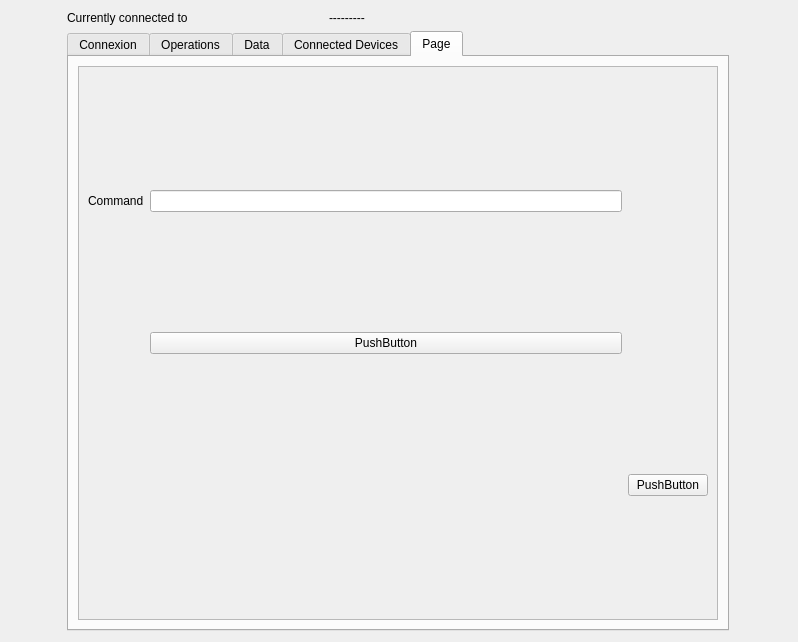
<?xml version="1.0" encoding="UTF-8"?>
<ui version="4.0">
 <class>Widget</class>
 <widget class="QWidget" name="Widget">
  <property name="geometry">
   <rect>
    <x>0</x>
    <y>0</y>
    <width>798</width>
    <height>642</height>
   </rect>
  </property>
  <property name="windowTitle">
   <string>Widget</string>
  </property>
  <layout class="QGridLayout" name="gridLayout_2">
   <item row="0" column="0">
    <widget class="QLabel" name="CurrentDevic_label">
     <property name="maximumSize">
      <size>
       <width>200</width>
       <height>200</height>
      </size>
     </property>
     <property name="text">
      <string>Currently connected to </string>
     </property>
    </widget>
   </item>
   <item row="0" column="1">
    <widget class="QLabel" name="currentDevice_display">
     <property name="maximumSize">
      <size>
       <width>400</width>
       <height>400</height>
      </size>
     </property>
     <property name="text">
      <string>---------</string>
     </property>
    </widget>
   </item>
   <item row="1" column="0" colspan="2">
    <widget class="QTabWidget" name="tabWidget">
     <property name="accessibleName">
      <string/>
     </property>
     <property name="currentIndex">
      <number>4</number>
     </property>
     <widget class="QWidget" name="Connexion_tab">
      <attribute name="title">
       <string>Connexion</string>
      </attribute>
      <layout class="QGridLayout" name="gridLayout_5">
       <item row="9" column="0">
        <widget class="QTabWidget" name="tabs">
         <property name="currentIndex">
          <number>1</number>
         </property>
         <widget class="QWidget" name="tab_createIface">
          <attribute name="title">
           <string>Create interface</string>
          </attribute>
          <layout class="QGridLayout" name="gridLayout_3">
           <item row="0" column="0">
            <widget class="QScrollArea" name="scrollArea">
             <property name="widgetResizable">
              <bool>true</bool>
             </property>
             <widget class="QWidget" name="scrollAreaWidgetContents_3">
              <property name="geometry">
               <rect>
                <x>0</x>
                <y>0</y>
                <width>618</width>
                <height>501</height>
               </rect>
              </property>
              <layout class="QGridLayout" name="gridLayout">
               <item row="5" column="1">
                <widget class="QLineEdit" name="createIface_inputDataSteam"/>
               </item>
               <item row="3" column="1">
                <widget class="QLineEdit" name="createIface_inputPskId"/>
               </item>
               <item row="3" column="2">
                <widget class="QLabel" name="label">
                 <property name="text">
                  <string/>
                 </property>
                </widget>
               </item>
               <item row="0" column="0">
                <widget class="QLabel" name="createIface_labelId">
                 <property name="text">
                  <string>Id</string>
                 </property>
                </widget>
               </item>
               <item row="0" column="1">
                <widget class="QLineEdit" name="createIface_inputId"/>
               </item>
               <item row="4" column="0">
                <widget class="QLabel" name="createIface_labelPsk">
                 <property name="text">
                  <string>PSK</string>
                 </property>
                </widget>
               </item>
               <item row="1" column="0">
                <widget class="QLabel" name="createIface_labelDescription">
                 <property name="text">
                  <string>Description</string>
                 </property>
                </widget>
               </item>
               <item row="3" column="0">
                <widget class="QLabel" name="createIface_labelPskId">
                 <property name="text">
                  <string>PSK Id</string>
                 </property>
                </widget>
               </item>
               <item row="1" column="1">
                <widget class="QLineEdit" name="createIface_inputDescription"/>
               </item>
               <item row="5" column="0">
                <widget class="QLabel" name="createIface_labelDataStreamId">
                 <property name="text">
                  <string>Data Stream Id</string>
                 </property>
                </widget>
               </item>
               <item row="4" column="1">
                <widget class="QLineEdit" name="createIface_inputPsk"/>
               </item>
               <item row="6" column="0" colspan="3">
                <widget class="QPushButton" name="createIface_validateButton">
                 <property name="text">
                  <string>Create</string>
                 </property>
                </widget>
               </item>
              </layout>
             </widget>
            </widget>
           </item>
          </layout>
         </widget>
         <widget class="QWidget" name="tab_connectClient">
          <attribute name="title">
           <string>Connect client</string>
          </attribute>
          <layout class="QGridLayout" name="gridLayout_6">
           <item row="0" column="1">
            <widget class="QLineEdit" name="connectClient_inputEndPointName"/>
           </item>
           <item row="3" column="1">
            <widget class="QPushButton" name="connectClient_validateButton">
             <property name="text">
              <string>Connect</string>
             </property>
            </widget>
           </item>
           <item row="2" column="1">
            <widget class="QLineEdit" name="connectClient_inputPsk"/>
           </item>
           <item row="1" column="1">
            <widget class="QLineEdit" name="connectClient_inputPskId"/>
           </item>
           <item row="0" column="0">
            <widget class="QLabel" name="connectClient_labelEndPointName">
             <property name="text">
              <string>Endpoint </string>
             </property>
            </widget>
           </item>
           <item row="1" column="0">
            <widget class="QLabel" name="connectClient_labelEndPointName_2">
             <property name="text">
              <string>PSK Id</string>
             </property>
            </widget>
           </item>
           <item row="2" column="0">
            <widget class="QLabel" name="connectClient_labelEndPointName_3">
             <property name="text">
              <string>PSK</string>
             </property>
            </widget>
           </item>
          </layout>
         </widget>
         <widget class="QWidget" name="tab_showResouces">
          <attribute name="title">
           <string>Show Resources</string>
          </attribute>
          <layout class="QGridLayout" name="gridLayout_7">
           <item row="2" column="1">
            <widget class="QPushButton" name="showResources_validateButton">
             <property name="text">
              <string>Show resources</string>
             </property>
            </widget>
           </item>
           <item row="0" column="1">
            <widget class="QLineEdit" name="showResources_InputId"/>
           </item>
           <item row="1" column="1">
            <widget class="QTextBrowser" name="showResources_display"/>
           </item>
           <item row="0" column="0">
            <widget class="QLabel" name="showResources_labelid">
             <property name="text">
              <string>Id</string>
             </property>
            </widget>
           </item>
          </layout>
         </widget>
         <widget class="QWidget" name="tab_addResources">
          <attribute name="title">
           <string>Add resources</string>
          </attribute>
          <layout class="QGridLayout" name="gridLayout_8">
           <item row="0" column="1">
            <widget class="QLineEdit" name="addResource_inputId"/>
           </item>
           <item row="1" column="0" colspan="2">
            <widget class="QPushButton" name="addResource_validatioButton">
             <property name="text">
              <string>Add</string>
             </property>
            </widget>
           </item>
           <item row="0" column="0">
            <widget class="QLabel" name="label_12">
             <property name="text">
              <string>Resource Id</string>
             </property>
            </widget>
           </item>
          </layout>
         </widget>
         <widget class="QWidget" name="tab_deleteIface">
          <attribute name="title">
           <string>Delete interface</string>
          </attribute>
          <layout class="QGridLayout" name="gridLayout_9">
           <item row="0" column="0">
            <widget class="QLabel" name="deleteInterface_labelId">
             <property name="text">
              <string>Id</string>
             </property>
            </widget>
           </item>
           <item row="0" column="1">
            <widget class="QLineEdit" name="deleteInterface_inputId"/>
           </item>
           <item row="1" column="1">
            <widget class="QPushButton" name="deleteInterface_validateButton">
             <property name="text">
              <string>Delete</string>
             </property>
            </widget>
           </item>
          </layout>
         </widget>
        </widget>
       </item>
      </layout>
     </widget>
     <widget class="QWidget" name="Operations_tab">
      <attribute name="title">
       <string>Operations</string>
      </attribute>
      <layout class="QGridLayout" name="gridLayout_4">
       <item row="0" column="0">
        <widget class="QScrollArea" name="scrollArea_2">
         <property name="widgetResizable">
          <bool>true</bool>
         </property>
         <widget class="QWidget" name="scrollAreaWidgetContents">
          <property name="geometry">
           <rect>
            <x>0</x>
            <y>0</y>
            <width>640</width>
            <height>550</height>
           </rect>
          </property>
          <layout class="QGridLayout" name="gridLayout_17">
           <item row="1" column="0">
            <layout class="QHBoxLayout" name="horizontalLayout">
             <item>
              <widget class="QTabWidget" name="RWX_validateButton">
               <property name="layoutDirection">
                <enum>Qt::LeftToRight</enum>
               </property>
               <property name="currentIndex">
                <number>2</number>
               </property>
               <widget class="QWidget" name="tab_deviceInfos">
                <attribute name="title">
                 <string>Detailed objects</string>
                </attribute>
                <layout class="QGridLayout" name="gridLayout_10">
                 <item row="1" column="0">
                  <widget class="QLabel" name="detailedObjects_objectPath">
                   <property name="text">
                    <string>Object path</string>
                   </property>
                  </widget>
                 </item>
                 <item row="0" column="1">
                  <widget class="QLineEdit" name="detailedObjects_deviceId_Input"/>
                 </item>
                 <item row="1" column="1">
                  <widget class="QLineEdit" name="detailedObjects_objectPath_Input"/>
                 </item>
                 <item row="0" column="0">
                  <widget class="QLabel" name="detailedObjects_deviceId">
                   <property name="text">
                    <string>Device Id</string>
                   </property>
                  </widget>
                 </item>
                 <item row="2" column="1">
                  <widget class="QTextBrowser" name="detailedObjects_display"/>
                 </item>
                </layout>
               </widget>
               <widget class="QWidget" name="tab_4">
                <attribute name="title">
                 <string>Registered Operations</string>
                </attribute>
                <layout class="QGridLayout" name="gridLayout_21">
                 <item row="5" column="1">
                  <widget class="QTextBrowser" name="registeredOps_display"/>
                 </item>
                 <item row="4" column="0">
                  <widget class="QLabel" name="label_3">
                   <property name="text">
                    <string>Body</string>
                   </property>
                  </widget>
                 </item>
                 <item row="1" column="1">
                  <widget class="QLineEdit" name="OpsRegisteredOps_idDeviceInput"/>
                 </item>
                 <item row="1" column="0">
                  <widget class="QLabel" name="OpsRegisteredOps_idDevice">
                   <property name="text">
                    <string>Device</string>
                   </property>
                  </widget>
                 </item>
                 <item row="6" column="1">
                  <widget class="QPushButton" name="registeredDevices_validateButton">
                   <property name="text">
                    <string>Show registered operations</string>
                   </property>
                  </widget>
                 </item>
                </layout>
               </widget>
               <widget class="QWidget" name="tab_3">
                <attribute name="title">
                 <string>Create a new operation</string>
                </attribute>
                <layout class="QGridLayout" name="gridLayout_20">
                 <item row="1" column="0">
                  <widget class="QLabel" name="newOps_Body">
                   <property name="text">
                    <string>Body</string>
                   </property>
                  </widget>
                 </item>
                 <item row="0" column="0">
                  <widget class="QLabel" name="newOps_createNewOps">
                   <property name="text">
                    <string>Device</string>
                   </property>
                  </widget>
                 </item>
                 <item row="2" column="1">
                  <widget class="QTextBrowser" name="createNewOps_display"/>
                 </item>
                 <item row="1" column="1">
                  <widget class="QTextEdit" name="createNewOps_bodyInput">
                   <property name="html">
                    <string>&lt;!DOCTYPE HTML PUBLIC &quot;-//W3C//DTD HTML 4.0//EN&quot; &quot;http://www.w3.org/TR/REC-html40/strict.dtd&quot;&gt;
&lt;html&gt;&lt;head&gt;&lt;meta name=&quot;qrichtext&quot; content=&quot;1&quot; /&gt;&lt;meta charset=&quot;utf-8&quot; /&gt;&lt;style type=&quot;text/css&quot;&gt;
p, li { white-space: pre-wrap; }
&lt;/style&gt;&lt;/head&gt;&lt;body style=&quot; font-family:'Ubuntu'; font-size:11pt; font-weight:400; font-style:normal;&quot;&gt;
&lt;p style=&quot; margin-top:0px; margin-bottom:0px; margin-left:0px; margin-right:0px; -qt-block-indent:0; text-indent:0px;&quot;&gt;{&amp;quot;type&amp;quot;:&amp;quot;READ&amp;quot;,&lt;/p&gt;
&lt;p style=&quot; margin-top:0px; margin-bottom:0px; margin-left:0px; margin-right:0px; -qt-block-indent:0; text-indent:0px;&quot;&gt;&amp;quot;paths&amp;quot;:[&amp;quot;/1/0&amp;quot;]&lt;/p&gt;
&lt;p style=&quot; margin-top:0px; margin-bottom:0px; margin-left:0px; margin-right:0px; -qt-block-indent:0; text-indent:0px;&quot;&gt;}&lt;/p&gt;&lt;/body&gt;&lt;/html&gt;</string>
                   </property>
                  </widget>
                 </item>
                 <item row="0" column="1">
                  <widget class="QLineEdit" name="CreateNewOps_idDeviceInput"/>
                 </item>
                 <item row="3" column="1">
                  <widget class="QPushButton" name="createNewOps_validateButton">
                   <property name="text">
                    <string>Create new operation</string>
                   </property>
                  </widget>
                 </item>
                </layout>
               </widget>
               <widget class="QWidget" name="tab_5">
                <property name="enabled">
                 <bool>false</bool>
                </property>
                <attribute name="title">
                 <string>Read/Write/Execute</string>
                </attribute>
                <layout class="QGridLayout" name="gridLayout_19">
                 <item row="2" column="1">
                  <widget class="QTextEdit" name="RWX_bodyInput_2"/>
                 </item>
                 <item row="1" column="0">
                  <widget class="QLabel" name="Read_idLabel">
                   <property name="text">
                    <string>Device</string>
                   </property>
                  </widget>
                 </item>
                 <item row="3" column="1">
                  <widget class="QTextBrowser" name="RWX_display"/>
                 </item>
                 <item row="2" column="0">
                  <widget class="QLabel" name="RWX_labelBody">
                   <property name="text">
                    <string>Body</string>
                   </property>
                  </widget>
                 </item>
                 <item row="1" column="1">
                  <widget class="QLineEdit" name="OpsRead_idDeviceInput"/>
                 </item>
                 <item row="4" column="1">
                  <widget class="QPushButton" name="pushButton_3">
                   <property name="text">
                    <string>Validate</string>
                   </property>
                  </widget>
                 </item>
                </layout>
               </widget>
              </widget>
             </item>
            </layout>
           </item>
          </layout>
         </widget>
        </widget>
       </item>
      </layout>
     </widget>
     <widget class="QWidget" name="Datamessages_tab">
      <attribute name="title">
       <string>Data</string>
      </attribute>
      <layout class="QGridLayout" name="gridLayout_11">
       <item row="0" column="0">
        <widget class="QScrollArea" name="scrollArea_3">
         <property name="widgetResizable">
          <bool>true</bool>
         </property>
         <widget class="QWidget" name="scrollAreaWidgetContents_2">
          <property name="geometry">
           <rect>
            <x>0</x>
            <y>0</y>
            <width>640</width>
            <height>550</height>
           </rect>
          </property>
          <layout class="QGridLayout" name="gridLayout_12">
           <item row="0" column="0">
            <widget class="QTabWidget" name="tabWidget_2">
             <property name="currentIndex">
              <number>0</number>
             </property>
             <widget class="QWidget" name="SendData">
              <attribute name="title">
               <string>Update resource</string>
              </attribute>
              <layout class="QGridLayout" name="gridLayout_13">
               <item row="0" column="0">
                <widget class="QTabWidget" name="tabWidget_4">
                 <property name="currentIndex">
                  <number>0</number>
                 </property>
                 <widget class="QWidget" name="updateDataManually_tab">
                  <attribute name="title">
                   <string>Manually</string>
                  </attribute>
                  <layout class="QGridLayout" name="gridLayout_18">
                   <item row="0" column="0">
                    <widget class="QLabel" name="updateResourcePathMAN_label">
                     <property name="text">
                      <string>Path</string>
                     </property>
                    </widget>
                   </item>
                   <item row="0" column="1">
                    <widget class="QLineEdit" name="updateResource_inputLabel"/>
                   </item>
                   <item row="1" column="1">
                    <widget class="QLineEdit" name="updateResource_resourceValueInput"/>
                   </item>
                   <item row="2" column="1">
                    <widget class="QPushButton" name="updateResource_validateButton">
                     <property name="text">
                      <string>Update resource</string>
                     </property>
                    </widget>
                   </item>
                   <item row="1" column="0">
                    <widget class="QLabel" name="updateResourceResourceValueMAN_Label">
                     <property name="text">
                      <string>Resource value</string>
                     </property>
                    </widget>
                   </item>
                  </layout>
                 </widget>
                 <widget class="QWidget" name="updateDataManually_tab">
                  <attribute name="title">
                   <string>Periodically</string>
                  </attribute>
                  <layout class="QGridLayout" name="gridLayout_22">
                   <item row="0" column="0">
                    <widget class="QScrollArea" name="scrollArea_4">
                     <property name="widgetResizable">
                      <bool>true</bool>
                     </property>
                     <widget class="QWidget" name="scrollAreaWidgetContents_4">
                      <property name="geometry">
                       <rect>
                        <x>0</x>
                        <y>0</y>
                        <width>211</width>
                        <height>105</height>
                       </rect>
                      </property>
                      <layout class="QGridLayout" name="gridLayout_23">
                       <item row="0" column="0">
                        <widget class="QLabel" name="updateResourcePeriodicallyPeriod_label_2">
                         <property name="text">
                          <string>Path</string>
                         </property>
                        </widget>
                       </item>
                       <item row="0" column="1">
                        <widget class="QLineEdit" name="updatePeriodically_input"/>
                       </item>
                       <item row="1" column="0">
                        <widget class="QLabel" name="updateResourcePeriodicallyPeriod_label">
                         <property name="text">
                          <string>Period</string>
                         </property>
                        </widget>
                       </item>
                       <item row="1" column="1">
                        <widget class="QLineEdit" name="updatePeridically_Input"/>
                       </item>
                       <item row="2" column="1">
                        <widget class="QPushButton" name="updatePeriodically_validateButton">
                         <property name="text">
                          <string>Update periodically</string>
                         </property>
                        </widget>
                       </item>
                      </layout>
                     </widget>
                    </widget>
                   </item>
                  </layout>
                 </widget>
                </widget>
               </item>
              </layout>
             </widget>
             <widget class="QWidget" name="widget">
              <attribute name="title">
               <string>Send data</string>
              </attribute>
              <layout class="QGridLayout" name="gridLayout_14">
               <item row="0" column="1">
                <widget class="QTabWidget" name="tabWidget_3">
                 <property name="currentIndex">
                  <number>0</number>
                 </property>
                 <widget class="QWidget" name="sendDataManually_tab">
                  <attribute name="title">
                   <string>Manually</string>
                  </attribute>
                  <layout class="QGridLayout" name="gridLayout_15">
                   <item row="0" column="1">
                    <widget class="QLineEdit" name="sendData_input"/>
                   </item>
                   <item row="0" column="0">
                    <widget class="QLabel" name="sendData_label">
                     <property name="text">
                      <string>Path</string>
                     </property>
                    </widget>
                   </item>
                   <item row="1" column="1">
                    <widget class="QPushButton" name="sendData_validateButton">
                     <property name="text">
                      <string>Send data</string>
                     </property>
                    </widget>
                   </item>
                  </layout>
                 </widget>
                 <widget class="QWidget" name="sendDataPeriodically_tab">
                  <attribute name="title">
                   <string>Periodically</string>
                  </attribute>
                  <layout class="QGridLayout" name="gridLayout_16">
                   <item row="2" column="1">
                    <widget class="QPushButton" name="Periodically_validateButton">
                     <property name="text">
                      <string>PushButton</string>
                     </property>
                    </widget>
                   </item>
                   <item row="1" column="1">
                    <widget class="QLineEdit" name="PeriodicallyPeriod_Input"/>
                   </item>
                   <item row="0" column="1">
                    <widget class="QLineEdit" name="PeriodicallyPath_Input"/>
                   </item>
                   <item row="0" column="0">
                    <widget class="QLabel" name="periodicallyPath_Label">
                     <property name="text">
                      <string>Path</string>
                     </property>
                    </widget>
                   </item>
                   <item row="1" column="0">
                    <widget class="QLabel" name="Periodically_Period_Label">
                     <property name="text">
                      <string>Period</string>
                     </property>
                    </widget>
                   </item>
                  </layout>
                 </widget>
                </widget>
               </item>
              </layout>
             </widget>
            </widget>
           </item>
          </layout>
         </widget>
        </widget>
       </item>
      </layout>
     </widget>
     <widget class="QWidget" name="tab">
      <attribute name="title">
       <string>Connected Devices</string>
      </attribute>
      <layout class="QGridLayout" name="gridLayout_33">
       <item row="0" column="0">
        <widget class="QScrollArea" name="scrollArea_6">
         <property name="widgetResizable">
          <bool>true</bool>
         </property>
         <widget class="QWidget" name="scrollAreaWidgetContents_6">
          <property name="geometry">
           <rect>
            <x>0</x>
            <y>0</y>
            <width>640</width>
            <height>550</height>
           </rect>
          </property>
          <layout class="QGridLayout" name="gridLayout_34">
           <item row="2" column="0">
            <widget class="QTextBrowser" name="connectedDevices_display"/>
           </item>
           <item row="0" column="0">
            <widget class="QPushButton" name="showConnectedDevices_validateButton">
             <property name="text">
              <string>Show Connected Devices</string>
             </property>
            </widget>
           </item>
          </layout>
         </widget>
        </widget>
       </item>
      </layout>
     </widget>
     <widget class="QWidget" name="tab_2">
      <attribute name="title">
       <string>Page</string>
      </attribute>
      <layout class="QGridLayout" name="gridLayout_24">
       <item row="0" column="0">
        <widget class="QScrollArea" name="scrollArea_5">
         <property name="widgetResizable">
          <bool>true</bool>
         </property>
         <widget class="QWidget" name="scrollAreaWidgetContents_5">
          <property name="geometry">
           <rect>
            <x>0</x>
            <y>0</y>
            <width>640</width>
            <height>550</height>
           </rect>
          </property>
          <layout class="QGridLayout" name="gridLayout_25">
           <item row="3" column="1">
            <widget class="QLineEdit" name="commandLineInput"/>
           </item>
           <item row="5" column="2">
            <widget class="QPushButton" name="pushButton">
             <property name="text">
              <string>PushButton</string>
             </property>
            </widget>
           </item>
           <item row="3" column="0">
            <widget class="QLabel" name="commandLine_label">
             <property name="text">
              <string>Command</string>
             </property>
            </widget>
           </item>
           <item row="4" column="1">
            <widget class="QPushButton" name="commandLine_validate_Button">
             <property name="text">
              <string>PushButton</string>
             </property>
            </widget>
           </item>
          </layout>
         </widget>
        </widget>
       </item>
      </layout>
     </widget>
    </widget>
   </item>
  </layout>
 </widget>
 <resources/>
 <connections/>
</ui>
